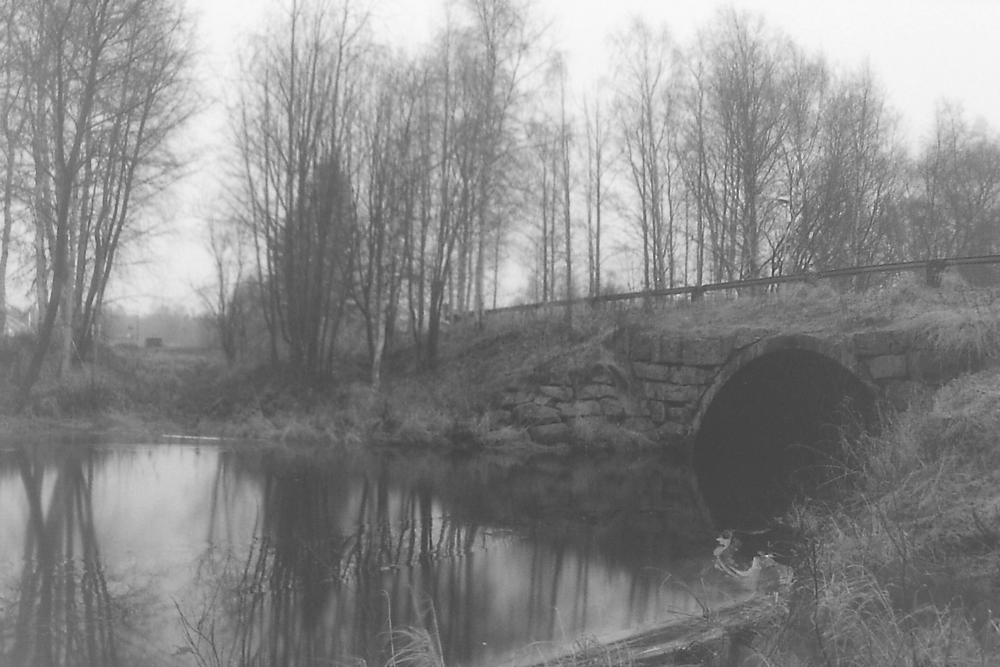
#> input picture 2.png, 1000 x 667 px, shrunk from 2736 x 1824 before the run, given in place of cat.png, which was not available
$ python mask.py
#> lines starting #> are read from the running program, lines starting #| are printed output that depends on the picture; after the words box and inside, x2 and y2 are one past the last pixel; in counts of white or black regions, pixels touching at a corner belong together; pictures that were not available may be replaced by others from this repository, and a replacement may not be noted
# -*- coding: utf-8 -*-
"""
Created on Sun Aug 27 22:15:00 2023

@author: Admin
"""

# -*- coding: utf-8 -*-
"""
Created on Sun Aug 27 12:42:32 2023

@author: Admin
"""

import cv2
import numpy as np
import matplotlib.pyplot as plt


img=cv2.imread("cat.png",0)
#> img is the input picture: shape (667, 1000); min 50, max 250, mean 136.2
img2=cv2.imread("bitws1.png")
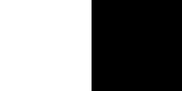
#> input picture bitws1.png, 182 x 91 px, shrunk from 499 x 250 before the run
#> img2 is the input picture: shape (91, 182, 3); min 0, max 255, mean 128.3
mask = np.ones_like(img) * 255
cv2.rectangle(mask, (100, 100), (200, 200),(0,0,0), -1)
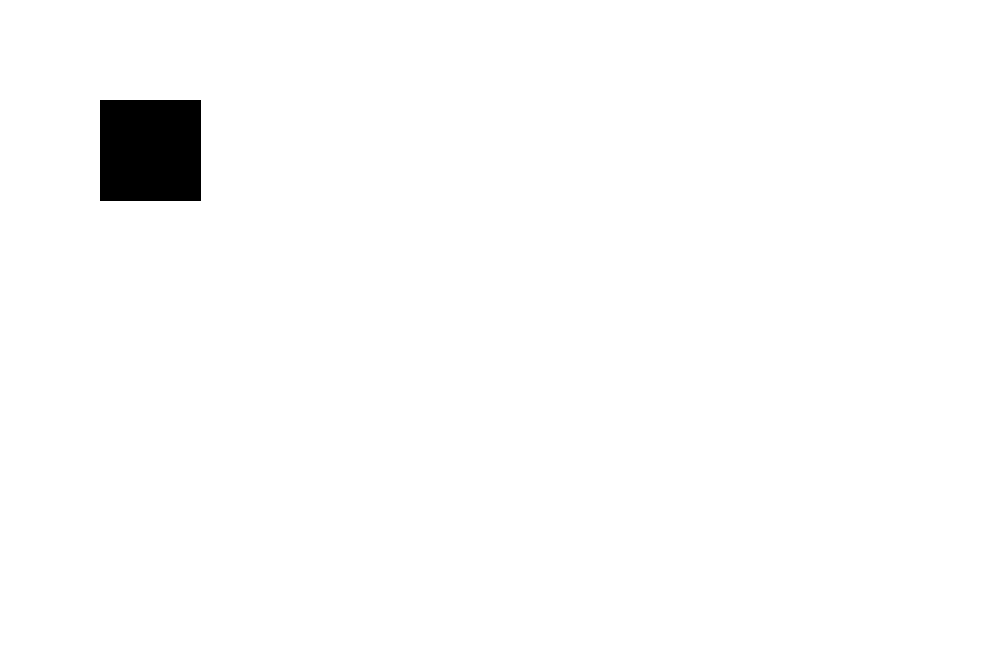
#> mask: shape (667, 1000); 98.5% white; 1 black region, box (x1, y1, x2, y2) and area: (100, 100, 201, 201) 10201
cv2.imshow("mask",mask)
bit_xor=cv2.bitwise_xor(img,mask,mask=None)
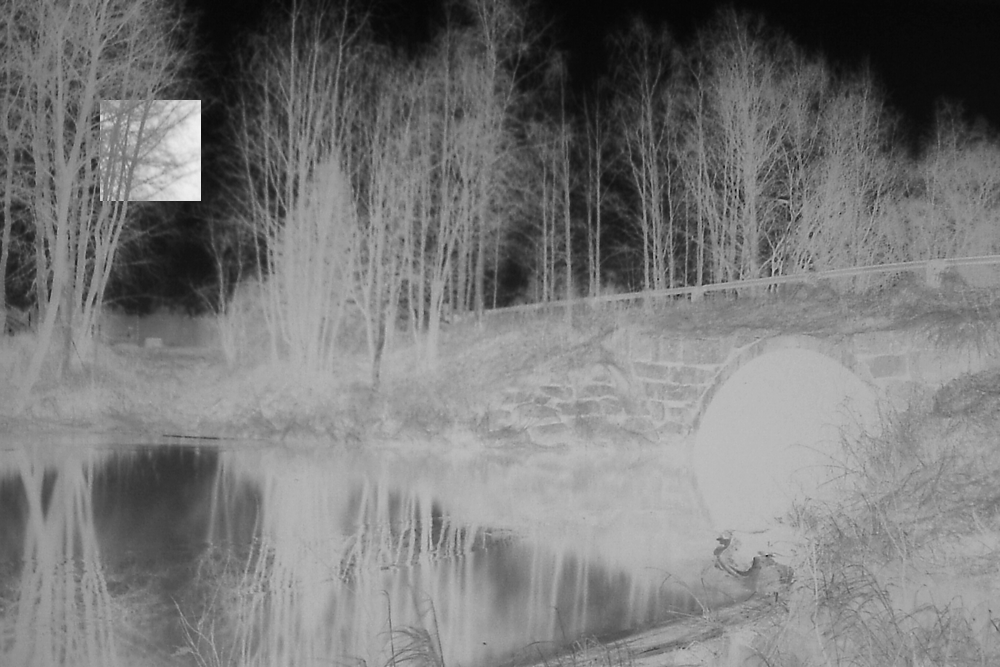
#> bit_xor: shape (667, 1000); min 5, max 241, mean 120.3


cv2.imshow("mask",bit_xor)


cv2.waitKey()
cv2.destroyAllWindows()
